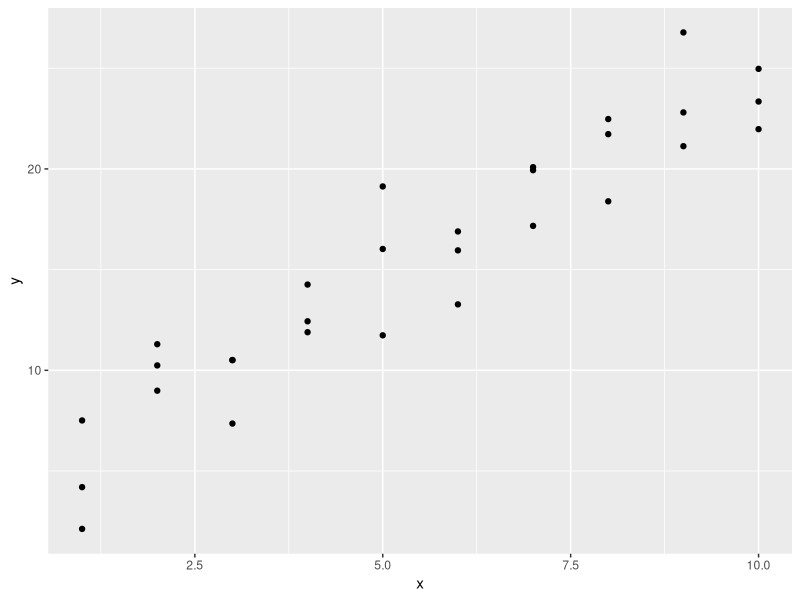
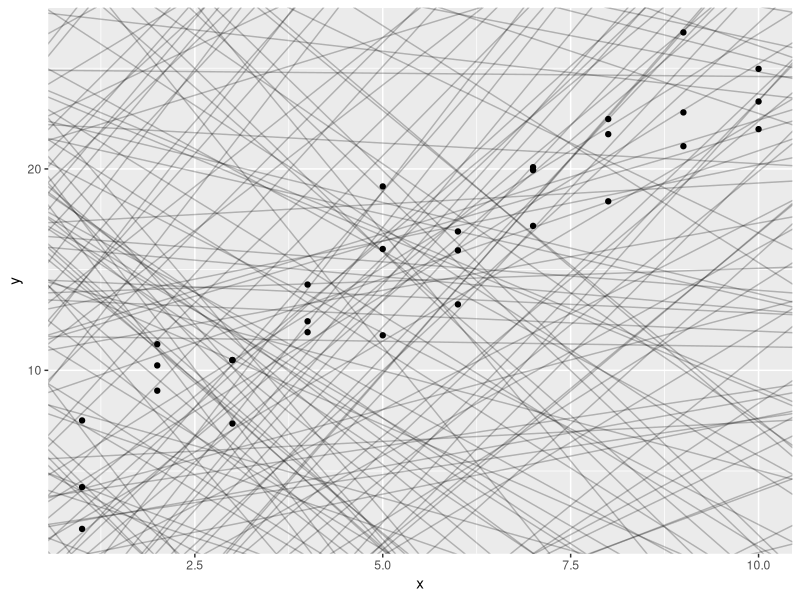
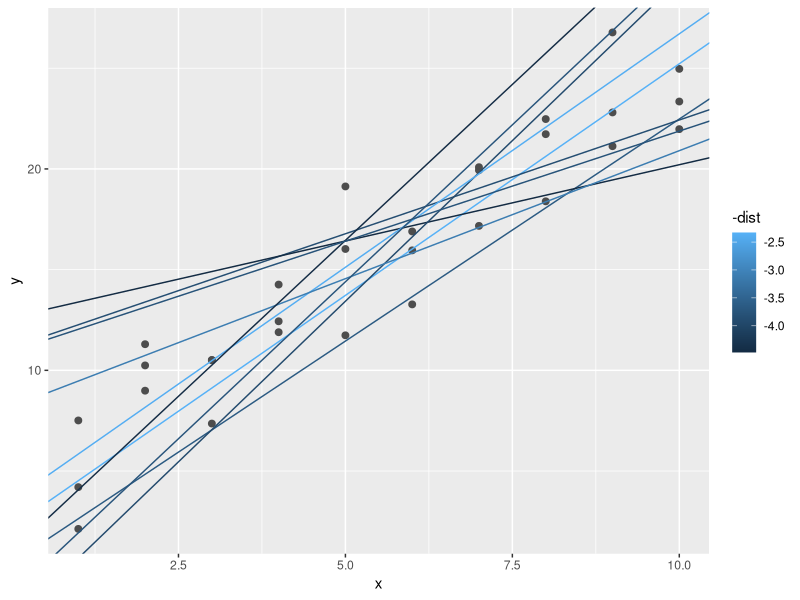
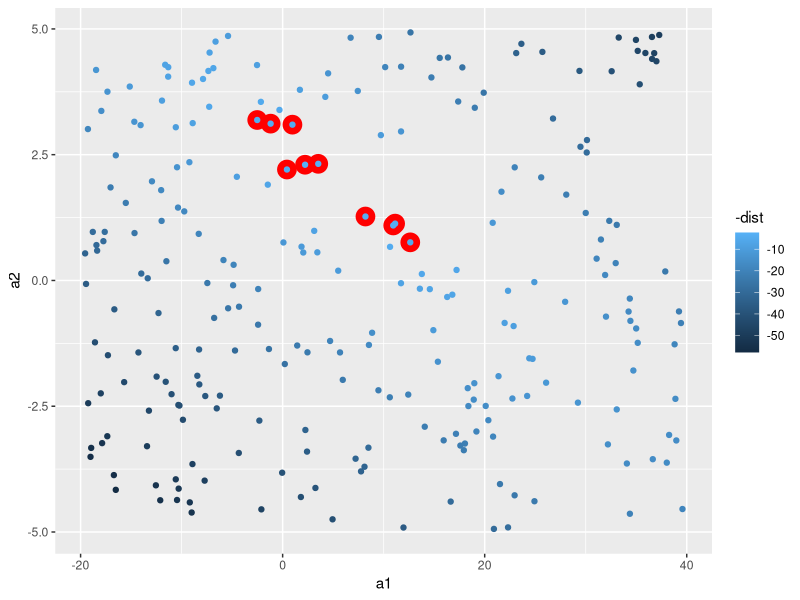
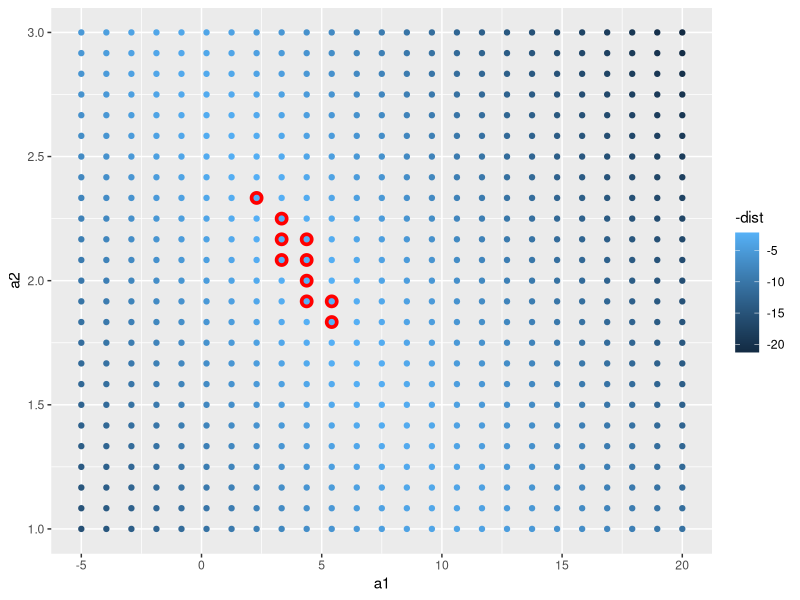
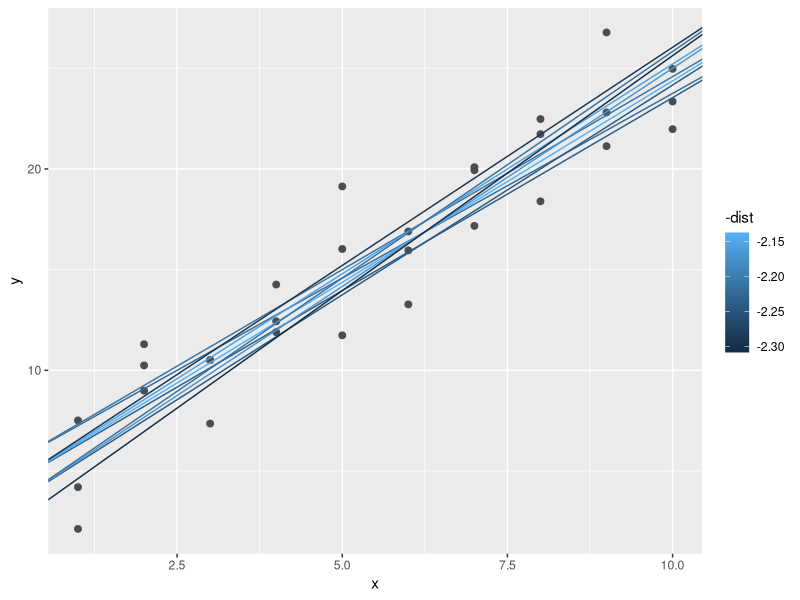
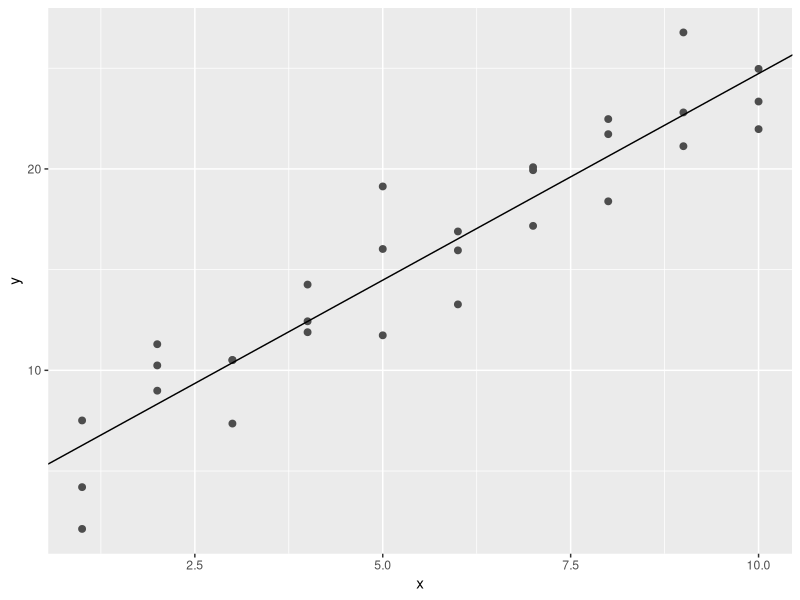
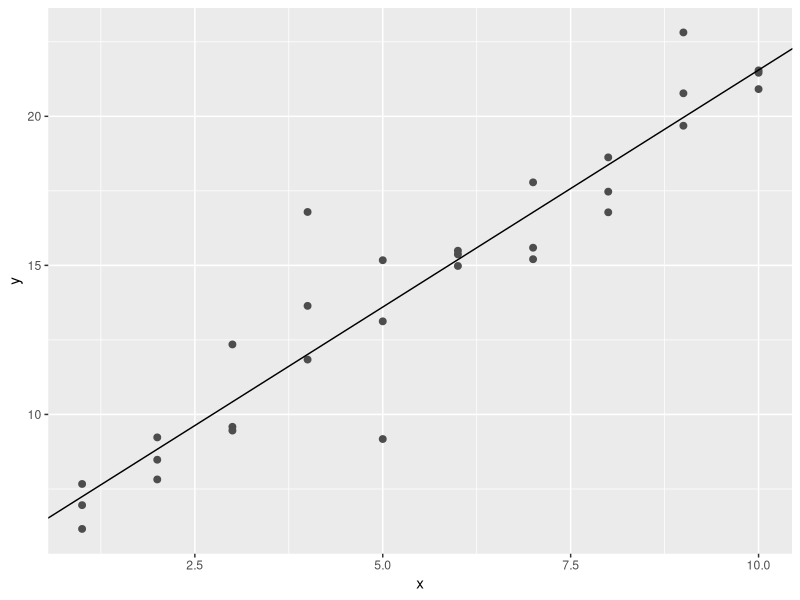

These charts were generated, in order, by the following R code: (Note: this script raises an error after producing the figures.)
# Model Basics with modelr

#we are going to use models to partition data into patterns and residuals(residuals represent the difference between observed values and predicted values)
#source Google: Example: If a regression model predicts a student's test score to be 85, and the actual score is 90, the residual is 5. This indicates the model underestimated the score by 5 points.

#strong patterns will hide subtler trends.
# there are two parts to a model:

## 1. first rule is to define a group of models that helps you to capture a pattern (a straight line or a quadratic curve)
### expressing this as an equation will be: 
### y = a_1 * x + a_2 or
### y - a_1 * x ^ a_2
#### x and y are variables from data
#### a_1 and a_2 are parameters to capture patterns

## 2. after this, you will fit the right model from a family of models.

## George Box quote " All models are wrong, but some are useful."

"The goal of a model is not to uncover truth, but to discover a simple approximation that is still useful."

library(tidyverse)

library(modelr)
options(na.action = na.warn)

# A simple model

ggplot(sim1, aes(x, y)) +
  geom_point()

#> we can see a strong pattern in the data.
#> the relationship looks linear: y = a_0 + a_1 * x
#> we can start by using geom_abline() which takes a slope and intercept as parameters

models <- tibble(
  a1 = runif( 250, -20, 40),
  a2 = runif(250, -5, 5)
)

ggplot(sim1, aes(x, y)) +
  geom_abline(
    aes(intercept = a1, slope = a2),
    data = models, alpha = 1/4
  ) +
  geom_point()

#there are way too many models on this plot, we need to find one that is closer to the data.
#to do that, we need to find the distance between each point and the model.

#creating a function, will help us compute the distance.

model1 <- function(a, data) {
  a[1] + data$x * a[2]
}
model1(c(7, 1.5), sim1)

#next, we need to compute an overall distance betweem the predicted and actual values (for exp, we can use root-mean-squared deviation)

measure_distance <- function(mod, data) {
  diff <- data$y - model1(mod, data)
  sqrt(mean(diff ^ 2))
}

measure_distance(c(7, 1.5), sim1)

#we need a helper function.

sim1_dist <- function(a1, a2) {
  measure_distance(c(a1, a2), sim1)
}

models <- models %>% 
  mutate(dist = purrr::map2_dbl(a1, a2, sim1_dist))
models

#next, we can overlay the 10 best models (the way it is shown to us in the graph - brightest colour is the best(smallest distance)).

ggplot(sim1, aes(x, y)) +
  geom_point(size = 2, color = "grey30") +
  geom_abline(
    aes(intercept = a1, slope = a2, colour = -dist),
    data = filter(models, rank(dist) <= 10)
  )

#in the next scatterplot, the red circles are the best models.

ggplot(models, aes(a1, a2)) +
  geom_point(
    data = filter(models, rank(dist) <= 10),
    size = 6, colour = "red"
  ) +
  geom_point(aes(colour = -dist))

#another option is to generate an evenly spaced grid of points (grid search)

grid <- expand.grid(
  a1 = seq(-5, 20, length = 25),
  a2 = seq(1, 3, length = 25)
) %>% 
  mutate(dist = purrr::map2_dbl(a1, a2, sim1_dist))

grid %>% 
  ggplot(aes(a1, a2)) +
  geom_point(
    data = filter(grid, rank(dist) <= 10),
    size = 4, colour = "red"
  ) +
  geom_point(aes(colour = -dist))

#now let's try and overlay the 10 models:

ggplot(sim1, aes(x, y)) +
  geom_point(size = 2, colour = "grey30") +
  geom_abline(
    aes(intercept = a1, slope = a2, colour = -dist),
    data = filter(grid, rank(dist) <= 10)
  )

#we can do this until we get a finer grid (best model), or we can use a tool named Newton-Raphson search.
#the way this works, is by choosing a starting point and look around for the steepest slope, until you can not go any lower.
#we can use optim() for this modeling:

best <- optim(c(0, 0), measure_distance, data = sim1)
best$par
best

ggplot(sim1, aes(x, y)) +
  geom_point(size = 2, colour = "grey30") +
  geom_abline(intercept = best$par[1], slope = best$par[2])

# you can find the best model if you can minimize the distance by modifying the parameters of the model and having a function that defines the distance between a model and a dataset.

#we can also use linear models, in a form of: y = a_1 + a_2 * x_1 + a_3 * x_2 + ... + a_n * x_(n - 1)

#this simple model is the same to a general linear model where n = 2 and x_1 = x

#lm() formulas look like y ~ x, which lm will translate to a function like y = a_1 + a_2 * x

sim1_mod <- lm(y ~ x, data = sim1)
coef(sim1_mod)
#similar results with optim()

#lm finds the closest model in a single step

# Exercises:

#1. One downside of the linear model is that it is sensitive to unusual values because the distance incorporates a squared term. Fit a linear model to the following simulated data, and visualize the results. Rerun a few times to generate different simulated datasets. What do you notice about the model?

sim1a <- tibble(
  x = rep(1:10, each = 3),
  y = x * 1.5 + 6 + rt(length(x), df = 2)
)

#2. One way to make linear odels more robust is to use a different distance measure. For example, instead of root-mean-squared distance, you could use mean-absolute distance:

measure_distance <- function(mod, data) {
  diff <- data$y - make_prediction(mod, data)
  mean(abs(diff))
}

#Use optim() to fit this model to the pervious simulated data and compare it to the linear model.

#3. One challenge with performing numerical optimization is that it's only guaranteeed to find one local optima. What's the problem with optimizing a three-parameter model like this?

model1 <- function(a, data) {
  a[1] + data$x * a[2] + a[3]
}

#Answers:

#1. 

sim1a <- tibble(
  x = rep(1:10, each = 3),
  y = x * 1.5 + 6 + rt(length(x), df = 2)
)

sim1a_modeling <- lm(y ~ x, data = sim1a)
sim1a_modeling
summary(sim1a_modeling)

ggplot(sim1a, aes(x, y)) +
  geom_point(size = 2, color = "grey30") +
  geom_abline(intercept = sim1a_modeling$coefficients[1], slope = sim1a_modeling$coefficients[2])

# We can notice that everytime we're generating different simulated datasets, by running the summary we can see a big difference at the distance between the fitted line and the data.
# These figures, for example min and max should be equally distributed around the line (or better said, to be approximately same distance to 0)
# The first quantile and the third quantile to be equal distance from zero. (the same goes for the median)

#Extras:
view(sim1a)

ggplot(sim1a, aes(x, y)) +
  geom_point()

ggplot(sim1a, aes(x, y)) +
  geom_point(size = 2, colour = "grey30") +
  geom_abline(
    aes(intercept = a1, slope = a2, color = -dist),
    data = filter(models, rank(dist) <= 10)
  )

coef(sim1a_modeling)

hist(resid(sim1a_modeling), nclass = 2)
boxplot(y ~ x, data = sim1a)

sum <- summary(sim1a_modeling)
sum$coefficients

#2.

make_prediction <- function(a, data) {
  a[1] + data$x * a[2]
}

measure_distance <- function(mod, data) {
  diff <- data$y - make_prediction(mod, data)
  mean(abs(diff))
}

optim_ver <- optim(c(0, 0), measure_distance, data = sim1a)
optim_ver$par

coef(sim1a_modeling)

#3.

sim1a <- tibble(
  x = rep(1:10, each = 3),
  y = x * 1.5 + 6 + rt(length(x), df = 2)
)

model1 <- function(a, data) {
  a[1] + data$x * a[2] + a[3]
}

measure_distance_test <- function(mod, data) {
  diff <- data$y - model1(mod, data)
  mean(abs(diff))
}
sim1a
optim_ver <- optim(c(0,0,0), measure_distance_test, data = sim1a)
optim_ver$par
?optim
#one challenge in optimizing a three-parameter model will be that we question if those parameters are related to each other.

#also, every time I run with the third parameter, as our data has got only 2 variables, it shows a significant amount in the difference between the 3 (this is also called sloppiness).


#Visualising Models

# in the following, we are going to understand a model by looking at its predictions.
# we can also see what the model doesn't capture (these residuals are useful because it allow us to use models to remove striking patterns - studying the remaining ones)


# Predictions

#using modelr::data_grid() to generate an evenly spaced grid

grid <- sim1 %>% 
  data_grid(x)
grid

# using modelr::add_predictions() to add the predictions from the model to a new column

grid <- grid %>% 
  add_predictions(sim1_mod)
grid

ggplot(sim1, aes(x)) +
  geom_point(aes(y = y)) +
  geom_line(
    aes(y = pred),
    data = grid,
    color = "red",
    size = 1
  )

# Residuals

#flip side of predictions

sim1 <- sim1 %>% 
  add_residuals(sim1_mod)
sim1

#here we can understand the spread of the residuals

ggplot(sim1, aes(resid)) +
  geom_freqpoly(binwidth = 0.5)

ggplot(sim1, aes(x, resid)) +
  geom_ref_line(h = 0) +
  geom_point()

# Exercises:

#1. Instead of using lm() to fit a straight line, you can use loess() to fit a smooth curve. Repeat the process of model fitting, grid generation, predictions, and visualisation on sim1 using loess() instead of lm(). How does the result compare to geom_smooth()?

#2. add_predictions() is paired with gather_predictions() and spread_predictions(). How do these three functions differ?

#3. What does geom_ref_line() do? What package does it come from? Why is displaying a reference line in plots showing residuals useful and important?

#4. Why might you want to look at a frequency polygon of absolute residuals? What are the pros and cons comapred to looking at the raw residuals?

# Answers:

#1.

sim1_modeling_loess <- loess(y ~ x, data = sim1)
sim1_modeling_loess

sim1_modeling_lm <- lm(y ~ x, data = sim1)
sim1_modeling_lm

sim1 <- sim1 %>% 
  add_residuals(sim1_modeling_lm) %>% 
  add_predictions(sim1_modeling_lm) %>% 
  add_residuals(sim1_modeling_loess) %>% 
  add_predictions(sim1_modeling_loess)

loess_plot <- ggplot(
  sim1, aes(x, y)) +
  geom_point() +
  geom_line(aes(x, pred), data = sim1, color = "green")
loess_plot

sim1_modeling_lm_resid <- sim1 %>% add_residuals(sim1_modeling_lm)
sim1_modeling_lm_resid

sim1_modeling_loess_resid <- sim1 %>% add_residuals(sim1_modeling_loess)
sim1_modeling_loess_resid

ggplot() +
  geom_freqpoly(data = sim1_modeling_lm_resid, aes(resid), color = "blue") +
  geom_freqpoly(data = sim1_modeling_loess_resid, aes(resid), color = "green")


#let's try geom_smooth()

loess_plot +
  geom_smooth(method = "loess", color = "red", se = FALSE)

#they're identical

#2.

?add_predictions
add_predictions(data, model, var = "pred", type = NULL)

spread_predictions(data, ..., type = NULL)

gather_predictions(data, ..., .pred = "pred", .model = "model", type = NULL)

#spread_predictions adds one column for each model. gather_predictions adds two columns .model and .pred, and repeats the input rows for each model.

#3.

help("geom_ref_line")
#Add a reference line (ggplot2).
#package modelr

#4.

ggplot() +
  geom_freqpoly(data = sim1_modeling_lm_resid, aes(abs(resid)), color = "blue")

# the difference between the 2 is that the absolute residuals removes the negative signs,
#I believe it is good to be used, in case our raw residual is wrong, and we can see how the prediction would look like differently.

#we can never see with the absolute residual if it is under or over fitted.


# Formulas and Model Families

#recap:
?facet_wrap
p <- ggplot(mpg, aes(displ, hwy)) + geom_point()
view(p)
p + facet_wrap(vars(class))

?facet_grid
p + facet_grid(rows = vars(drv))
?model_matrix() #can be used to see what R actually does, each column is associated with one coefficient in the model, the formula: y = a_1 * out1 + a_2 * out_2
model_matrix(mtcars, mpg ~ cyl)

#> the majority of modeling functions in R use a standard conversion from formulas to functions.
#> for example: y ~ x is similar to y = a_1 + a_2 * x

df <- tribble(
  ~y,  ~x1,  ~x2,
   4,    2,    5,
   5,    1,    6
)

model_matrix(df, y ~ x1)

#we can drop the column of 1 with:
model_matrix(df, y ~ x1 - 1)

model_matrix(df, y ~ x1 + x2)


# Categorical variables

#generating a function from a formula is easy when the predictor is continuous, but complicated when the predictor is categorical.

df <- tribble(
   ~ sex,    ~ response,
  "male",    1,
  "female",  2,
  "male",    1
)

model_matrix(df, response ~ sex)

ggplot(sim2) +
  geom_point(aes(x, y))

mod2 <- lm(y ~ x, data = sim2)

grid <- sim2 %>% 
  data_grid(x) %>% 
  add_predictions(mod2)
grid

#a model with a categorical x will predict the mean value for each category, because the mean minimizes the root-mean-squared distance.

#let's see this on the next graph, overlaying the predictions on top of the data:

ggplot(sim2, aes(x)) +
  geom_point(aes(y = y)) +
  geom_point(
    data = grid,
    aes(y = pred),
    color = "red",
    size = 4
  )

tibble(x = "e") %>% 
  add_predictions(mod2) #this wont work because our data hasn't got the variable e

# Interactions (Continuous and Categorical)

#let's see what happens when you combine a categorical and continuous variable, we are using sim3 for this simulation.

ggplot(sim3, aes(x1, y)) +
  geom_point(aes(colour = x2))

sim3

#there are 2 possible models that we can use:

mod1 <- lm(y ~ x1 + x2, data = sim3)
mod2 <- lm(y ~ x1 * x2, data = sim3)

# the PLUS in our equation, will make the model estimate each effect independent of all the others.
# we can us MULTIPLY (asterix) and in this case both the individual and interaction components are included in the model: y ~ x1 * x2 will be y = a_0 + a_1 * a1 + a_2 * a2 + a_12 * a1 * a2

#to visualise these models, we need two tricks:
